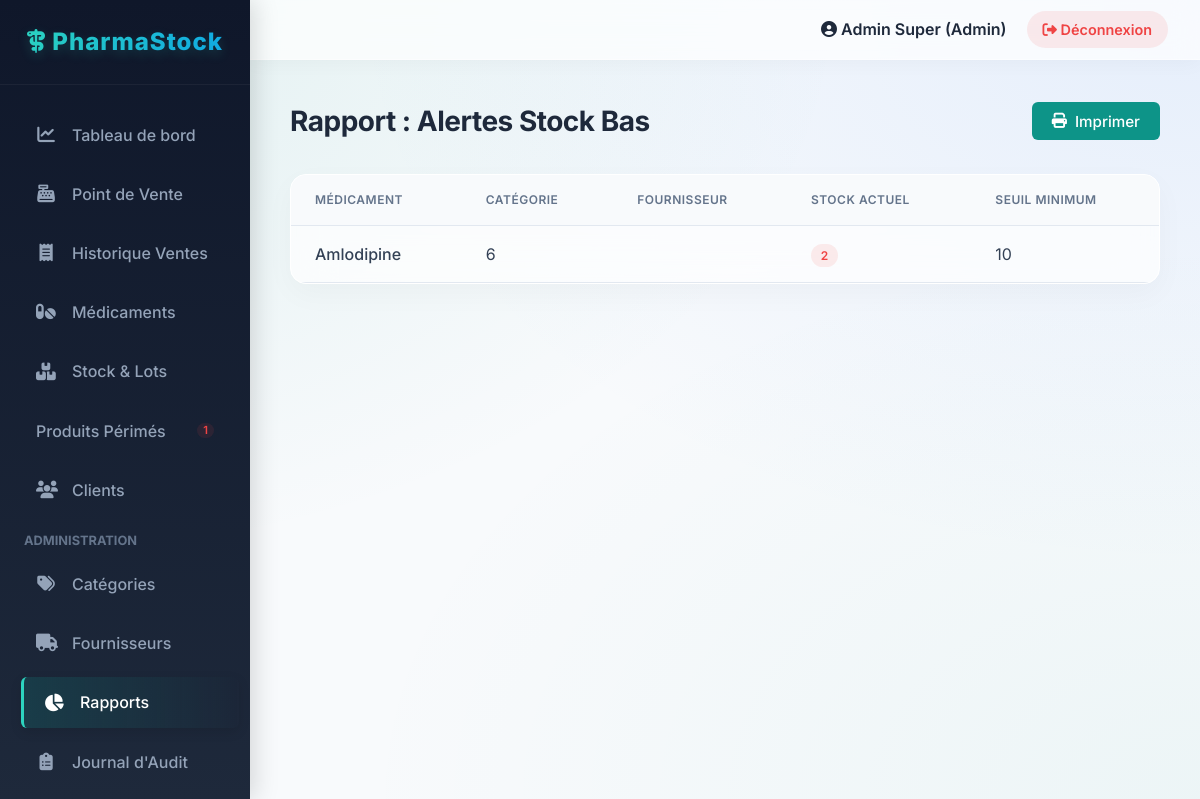
The page /index.php?page=rapports&action=stock_alerte (signed in) on the database its author committed.
### tables this page shows
CREATE TABLE `medicament` (
  `id` INT PRIMARY KEY AUTO_INCREMENT,
  `nom` VARCHAR(100) NOT NULL,
  `id_categorie` INT NOT NULL,
  `principe_actif` VARCHAR(100),
  `dosage` VARCHAR(50),
  `forme` VARCHAR(50),
  `prix_achat` DECIMAL(10,2),
  `prix_vente` DECIMAL(10,2) NOT NULL,
  `quantite_stock` INT DEFAULT 0,
  `stock_minimum` INT DEFAULT 5,
  `date_fabrication` DATE,
  `date_expiration` DATE NOT NULL,
  `lot_numero` VARCHAR(50),
  `est_actif` BOOLEAN DEFAULT TRUE,
  FOREIGN KEY (`id_categorie`) REFERENCES `categorie`(`id`) ON DELETE RESTRICT
);

### config/database.php (called while the page is built, shortened)
<?php
class Database {
    private static $instance = null;
    private $pdo;
    private function __construct() {
        try {
			$dsn = "mysql:host=" . DB_HOST . ";port=" . DB_PORT . ";dbname=" . DB_NAME . ";charset=utf8";
			$options = [
                PDO::ATTR_ERRMODE            => PDO::ERRMODE_EXCEPTION,
                PDO::ATTR_DEFAULT_FETCH_MODE => PDO::FETCH_ASSOC,
                PDO::ATTR_EMULATE_PREPARES   => false,
            ];
            $this->pdo = new PDO($dsn, DB_USER, DB_PASS, $options);
        } catch (PDOException $e) {
            die("Erreur de connexion à la base de données: " . $e->getMessage());
        }
    }
    public static function getInstance() {
        if (self::$instance === null) {
            self::$instance = new self();
        }
        return self::$instance;
    }
    public function getConnection() {
        return $this->pdo;
    }
}

### models/Medicament.php (called while the page is built, shortened)
<?php
require_once __DIR__ . '/../config/database.php';
class Medicament {
    private $db;
    public function __construct() {
        $this->db = Database::getInstance()->getConnection();
    }
    public function getStockBas() {
        $stmt = $this->db->query("SELECT * FROM medicament WHERE quantite_stock <= stock_minimum AND est_actif = 1");
        return $stmt->fetchAll();
    }
}

### views/rapports/stock_alerte.php (the view)
<?php include __DIR__ . '/../layouts/header.php'; ?>
<div class="page-title">
    <span>Rapport : Alertes Stock Bas</span>
    <button onclick="window.print()" class="btn btn-primary"><i class="fa-solid fa-print"></i> Imprimer</button>
</div>
<div class="card">
    <div class="table-responsive">
        <table class="table">
            <thead>
                <tr>
                    <th>Médicament</th>
                    <th>Catégorie</th>
                    <th>Fournisseur</th>
                    <th>Stock Actuel</th>
                    <th>Seuil Minimum</th>
                </tr>
            </thead>
            <tbody>
                <?php if(empty($medicaments)): ?>
                    <tr><td colspan="5" style="text-align: center;">Aucun médicament en stock bas.</td></tr>
                <?php else: ?>
                    <?php foreach($medicaments as $m): ?>
                    <tr>
                        <td style="font-weight: 500;"><?= htmlspecialchars($m['nom']) ?></td>
                        <td><?= htmlspecialchars($m['id_categorie']) ?></td>
                        <td><?= htmlspecialchars($m['id_fournisseur']) ?></td>
                        <td><span class="badge badge-danger"><?= $m['quantite_stock'] ?></span></td>
                        <td><?= $m['stock_minimum'] ?></td>
                    </tr>
                    <?php endforeach; ?>
                <?php endif; ?>
            </tbody>
        </table>
    </div>
</div>
<?php include __DIR__ . '/../layouts/footer.php'; ?>

### public/css/style.css (style rules this page uses)
:root { --primary-color: #0d9488; --primary-hover: #0f766e; --secondary-color: #3b82f6; --dark-color: #1e293b; --light-bg: #f8fafc; --white: #ffffff; --border-color: #e2e8f0; --text-color: #334155; --text-muted: #64748b; --danger: #ef4444; --warning: #f59e0b; --success: #10b981; --sidebar-width: 250px; --header-height: 60px; --font-family: 'Inter', system-ui, -apple-system, sans-serif; --shadow-sm: 0 1px 2px 0 rgb(0 0 0 / 0.05); --shadow-md: 0 4px 6px -1px rgb(0 0 0 / 0.1), 0 2px 4px -2px rgb(0 0 0 / 0.1); --shadow-lg: 0 10px 15px -3px rgb(0 0 0 / 0.1), 0 4px 6px -4px rgb(0 0 0 / 0.1); --radius-md: 0.375rem; --radius-lg: 0.5rem; }
* { margin: 0; padding: 0; box-sizing: border-box; }
body { font-family: var(--font-family); background-color: #f8fafc; background-image: radial-gradient(at 0% 0%, hsla(175, 83%, 32%, 0.1) 0px, transparent 50%), radial-gradient(at 100% 0%, hsla(217, 91%, 60%, 0.1) 0px, transparent 50%), radial-gradient(at 100% 100%, hsla(175, 83%, 32%, 0.05) 0px, transparent 50%); background-attachment: fixed; color: var(--text-color); line-height: 1.5; }
.page-title { font-size: 1.75rem; font-weight: 700; margin-bottom: 2rem; color: #1e293b; display: flex; justify-content: space-between; align-items: center; letter-spacing: -0.5px; }
.card { background: rgba(255, 255, 255, 0.7); backdrop-filter: blur(20px); -webkit-backdrop-filter: blur(20px); border-radius: 1rem; box-shadow: 0 10px 30px rgba(0, 0, 0, 0.03); border: 1px solid rgba(255, 255, 255, 1); overflow: hidden; margin-bottom: 1.5rem; animation: fadeUp 0.5s ease-out backwards; }
.card:nth-child(2) { animation-delay: 0.1s; }
.table-responsive { overflow-x: auto; }
.table { width: 100%; border-collapse: collapse; }
.table th, .table td { padding: 1rem 1.5rem; text-align: left; border-bottom: 1px solid var(--border-color); }
.table th { background-color: var(--light-bg); font-weight: 600; color: var(--text-muted); text-transform: uppercase; font-size: 0.75rem; letter-spacing: 0.5px; }
.badge { padding: 0.25rem 0.6rem; border-radius: 9999px; font-size: 0.75rem; font-weight: 600; }
.badge-danger { background: rgba(239, 68, 68, 0.1); color: var(--danger); }
.btn { display: inline-flex; align-items: center; justify-content: center; gap: 0.5rem; padding: 0.6rem 1.25rem; border-radius: var(--radius-md); font-weight: 500; cursor: pointer; border: none; transition: all 0.2s; font-family: inherit; font-size: 0.95rem; }
.btn-primary { background-color: var(--primary-color); color: white; }

### rows shown on the page
medicament: nom "Amlodipine", id_categorie "6", quantite_stock "2", stock_minimum "10"

### other values the page prints
$sidebarPerimesCount "1"
$_SESSION['user_prenom'] . ' ' . $_SESSION['user_nom'] "Admin Super"
$_SESSION['user_role'] "Admin"
